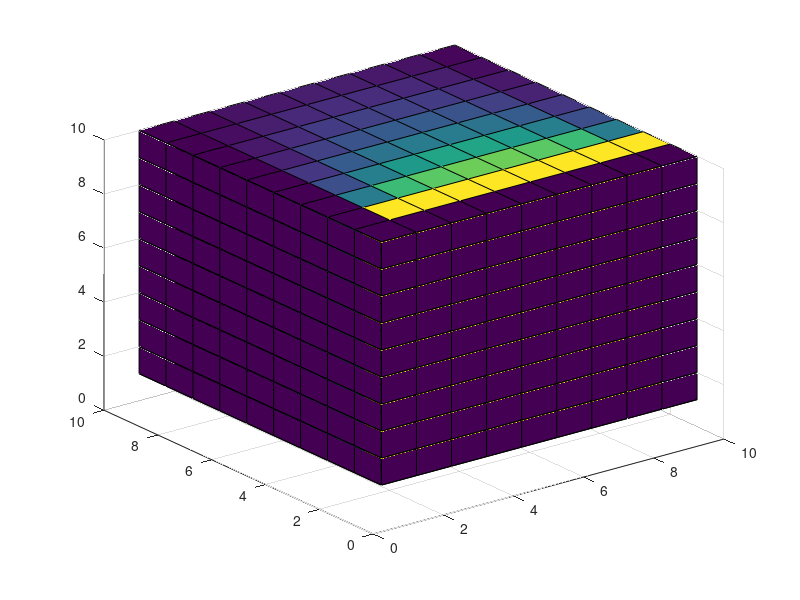

The MATLAB script that drew this image:
% Sept 2012


clear, clc
I = zeros(10,10,10);

prev_I = NaN; % previous step of I
EPS = 0.001; % Stopping criterion 
%enf_I = I; % original I. It will be enforced in the loop.

max_iter = 0;
if (max_iter == 0)
    max_iter = Inf;
end
iteration = 0;
while (iteration < max_iter)
    iteration = iteration + 1;
    
    % enforce boundary condition.
    I(2,:,:) = 1;
    I(3,5,5) = 1;
    I(1,:,:) = 0;
    I(:,1,:) = 0;
    I(:,end,:) = 0;
    
    %disp('==============');
    %I
    
    
    slice(I, 1, 1, 1:10);
    
        
    c = sum(sum(abs(I - prev_I)));
    if (c < EPS)
        break;
    end
    
    
    % incrementally solve laplace's equation by setting every cell equal
    % to the average value of the neighboring cells    
    B = 0;
    for x=[-1 0 1]
        for y=[-1 0 1]
            for z=[-1 0 1]
            if (x~=0 || y ~=0 || z ~= 0),
                B = B + circshift(I, [x y z]);
            end
            end
        end
    end
    prev_I = I;
    I = B/26;
end

%LapI = I;

